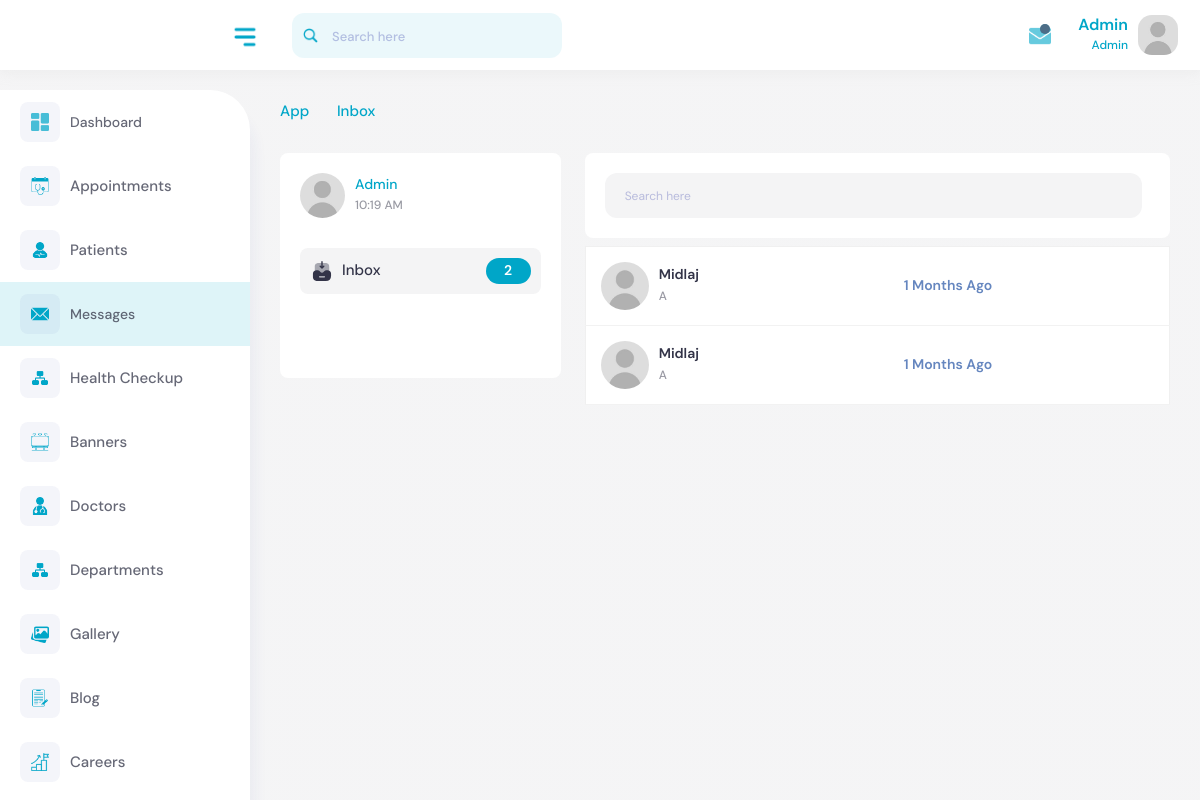
Screenshot of /account/messages/ (signed in) with the database file from the repository.
### core/models.py (models this page shows, shortened)
class Message(models.Model):
    name = models.CharField(max_length=100)
    email = models.EmailField()
    phone_number = models.CharField(max_length=15)
    content = models.TextField()
    created_at = models.DateTimeField(auto_now_add=True)
    slug = models.SlugField(unique=True, blank=True)

### core/views.py (the view)
# urls.py: path('account/messages/', views.messages, name='messages'),
@login_required(login_url='login')
def messages(request):
    try:
        profile = Summary.objects.get(user=request.user)
    except ObjectDoesNotExist:
        msg.error(request,'Profile does not exist. You cannot access here.')
        return redirect('login')
    if profile:
        if profile.role == 'hr':
            return redirect('hr_dashboard')
        elif profile.role == 'media':
            return redirect('media_dashboard')  # Correctly redirect to media dashboard
        elif profile.role not in ['frontdesk', 'admin']:
            return redirect('homepage')
    else:
        return redirect('homepage')
    inbox = Message.objects.all().order_by('-created_at')
    inbox_count = Message.objects.all().count()
    now = datetime.datetime.now().strftime('%I:%M %p')
    context = {'inbox': inbox, 'now':now, 'inbox_count': inbox_count}
    return render(request, 'backend/messages.html', context)

### templates/backend/messages.html (shortened to what this page needs)
{% extends 'backend/base.html' %}
{% load static %}
{% block content %}
<div class="content">
    <div class="page-header">
        <div class="row">
            <div class="col-sm-12">
                <ul class="breadcrumb">
                    <li class="breadcrumb-item"><a href="#">App </a></li>
                    <li class="breadcrumb-item"><i class="feather-chevron-right"></i></li>
                    <li class="breadcrumb-item active">Inbox</li>
                </ul>
            </div>
        </div>
    </div>
    <div class="row">
        <div style="max-height: 250px;" class="col-xl-4 d-flex">
            <div class="card chat-box">
                <div class="chat-widgets">
                    <div class="chat-user-group d-flex align-items-center">
                        <div class="img-users call-user">
                            <img src="{% static 'img/user.jpg' %}" alt="img" />
                        </div>
                        <div class="chat-users user-main">
                            <div class="user-titles user-head-compse">
                                <h5>Admin</h5>
                                <div class="chat-user-time">
                                    <p>{{now}}</p>
                                </div>
                            </div>
                        </div>
                    </div>
                    <div class="email-menu-blk">
                        <ul>
                            <li class="active">
                                <a href="javascript:;"><img src="{% static 'img/icons/inbox.svg' %}" class="me-2" alt="img" />Inbox<span class="comman-flex">{{inbox_count}}</span></a>
                            </li>
                        </ul>
                    </div>
                </div>
            </div>
        </div>
        <div class="col-xl-8">
            <div class="card chat-box mb-2">
                <div class="w-100 chat-search-group">
                    <div class="w-100 chat-user-group mb-0 d-flex align-items-center">
                        <div class="w-100 top-liv-search top-chat-search top-action-search">
                            <form class="w-100">
                                <div class="w-100 chat-search mb-0">
                                    <div class="w-100 input-block me-2 mb-0">
                                        <input id="searchInput" type="text" class="w-100 form-control" placeholder="Search here" />
                                    </div>
                                </div>
                            </form>
                        </div>
                    </div>
                </div>
            </div>
            <div class="email-content">
                <div class="table-responsive">
                    <table class="table table-inbox table-hover">
                        <tbody id="inboxTableBody">
                            {% for message in inbox %}
                            <tr class="unread clickable-row" data-href="#">
                                <td class="name">
                                    <a href="{% url 'message' message.slug %}">
                                        <div class="email-img-blk">
                                            <div class="email-img">
                                                <img src="{% static 'img/user.jpg' %}" alt="img" />
                                            </div>
                                            <div class="send-user">
                                                <h4>{{message.name}}</h4>
                                                <p class="message-content">{{ message.content }}</p>
                                            </div>
                                        </div>
                                    </a>
                                </td>
                                <td class="mail-date" data-created-at="{{ message.created_at|date:'c' }}"></td>
                            </tr>
                            {% endfor %}
                        </tbody>
                    </table>
                </div>
            </div>
        </div>
    </div>
</div>
{% endblock content %}

### templates/backend/base.html (shortened to what this page needs)
<!DOCTYPE html>
{% load static %}
<html lang="en">
    <head>
        <link rel="stylesheet" type="text/css" href="{% static 'css/bootstrap.min.css' %}" />
        <link rel="stylesheet" href="{% static 'plugins/fontawesome/css/fontawesome.min.css' %}" />
        <link rel="stylesheet" href="{% static 'plugins/fontawesome/css/all.min.css' %}" />
        <link rel="stylesheet" type="text/css" href="{% static 'css/select2.min.css' %}" />
        <link rel="stylesheet" href="{% static 'plugins/datatables/datatables.min.css' %}" />
        <link rel="stylesheet" href="{% static 'css/feather.css' %}" />
        <link rel="stylesheet" type="text/css" href="{% static 'css/style.css' %}" />
    </head>
    <body>
        <div class="main-wrapper">
            <div class="header">
                <div class="header-left">
                    <a href="{% url 'dashboard' %}" class="logo"> <img src="{% static 'img/logo.png' %}" style="width: 180px" class="img-fluid" alt /> </a>
                </div>
                <a id="toggle_btn" href="javascript:void(0);"><img src="{% static 'img/icons/menu.png' %}" style="width: 30px;" alt /></a>
                <div class="top-nav-search mob-view">
                    <form>
                        <input type="text" class="form-control" placeholder="Search here" />
                        <a class="btn"><img src="{% static 'img/icons/search.png' %}" style="width: 15px;" alt /></a>
                    </form>
                </div>
                <ul class="nav user-menu float-end">
                    <li class="nav-item dropdown d-none d-md-block">
                        <a href="#" class="dropdown-toggle nav-link" data-bs-toggle="dropdown">
                            <img src="{% static 'img/icons/email.png' %}" style="width: 22px;" alt />
                            <span class="pulse"></span>
                        </a>
                    </li>
                    <li class="nav-item dropdown has-arrow user-profile-list">
                        <a href="#" class="dropdown-toggle nav-link user-link" data-bs-toggle="dropdown">
                            <div class="user-names">
                                <h5 style="text-transform: capitalize;">{{request.user.username}}</h5>
                                <span>Admin</span>
                            </div>
                            <span class="user-img">
                                <img src="{% static 'img/user.jpg' %}" alt="Admin" />
                            </span>
                        </a>
                    </li>
                </ul>
            </div>
            <div class="sidebar" id="sidebar">
                <div class="sidebar-inner slimscroll">
                    <div id="sidebar-menu" class="sidebar-menu">
                        <ul class="main">
                            <div class="sidebar__box dashboard_sidebar">
                                <a href="{% url 'dashboard' %}">
                                    <span class="menu-side"><img src="{% static 'img/icons/dashboard.png' %}" style="width: 18px;" alt /></span> <span> Dashboard </span>
                                </a>
                            </div>
                            <li class="submenu appointment_sidebar">
                                <a href="#">
                                    <span class="menu-side"><img src="{% static 'img/icons/appointment.png' %}" style="width: 18px;" alt /></span> <span> Appointments </span> <span class="menu-arrow"></span>
                                </a>
                            </li>
                            <li class="submenu patients_sidebar">
                                <a href="#">
                                    <span class="menu-side"><img src="{% static 'img/icons/healthy.png' %}" style="width: 18px;" alt /></span> <span>Patients </span> <span class="menu-arrow"></span>
                                </a>
                            </li>
                            <div class="sidebar__box messages_sidebar">
                                <a href="{% url 'messages' %}">
                                    <span class="menu-side"><img src="{% static 'img/icons/message.png' %}" style="width: 18px;" alt /></span> <span> Messages </span>
                                </a>
                            </div>
                            <li class="submenu health_checkup_sidebar">
                                <a href="#">
                                    <span class="menu-side"><img src="{% static 'img/icons/department.png' %}" style="width: 18px;" alt /></span> <span> Health Checkup </span> <span class="menu-arrow"></span>
                                </a>
                            </li>
                            <li class="submenu banner_sidebar">
                                <a href="#">
                                    <span class="menu-side"><img src="{% static 'img/icons/banner.png' %}" style="width: 18px;" alt /></span> <span> Banners </span> <span class="menu-arrow"></span>
                                </a>
                            </li>
                            <li class="submenu doctor_sidebar">
                                <a href="#">
                                    <span class="menu-side"><img src="{% static 'img/icons/doctor.png' %}" style="width: 18px;" alt /></span> <span> Doctors </span> <span class="menu-arrow"></span>
                                </a>
                            </li>
                            <li class="submenu department_sidebar">
                                <a href="#">
                                    <span class="menu-side"><img src="{% static 'img/icons/department.png' %}" style="width: 18px;" alt /></span> <span> Departments </span> <span class="menu-arrow"></span>
                                </a>
                            </li>
                            <li class="submenu gallery_sidebar">
                                <a href="#">
                                    <span class="menu-side"><img src="{% static 'img/icons/gallery.png' %}" style="width: 18px;" alt /></span> <span> Gallery</span> <span class="menu-arrow"></span>
                                </a>
                            </li>
                            <li class="submenu blogs_sidebar">
                                <a href="#">
                                    <span class="menu-side"><img src="{% static 'img/icons/blog.png' %}" style="width: 18px;" alt /></span> <span> Blog</span> <span class="menu-arrow"></span>
                                </a>
                            </li>
                            <li class="submenu career_sidebar">
                                <a href="#">
                                    <span class="menu-side"><img src="{% static 'img/icons/career.png' %}" style="width: 18px;" alt /></span> <span> Careers</span> <span class="menu-arrow"></span>
                                </a>
                            </li>
                            <div class="sidebar__box notifications_sidebar">
                            </div>
                        </ul>
                    </div>
                </div>
            </div>
            <div class="page-wrapper">
                {% block content %}
                {% endblock content %}
            </div>
        </div>
        <script src="{% static 'cdn-cgi/scripts/7d0fa10a/cloudflare-static/rocket-loader.min.js' %}" data-cf-settings="0809f830a9a7270f0d91c883-|49" defer></script></body>
    </body>
</html>

### static/css/feather.css (style rules this page uses)
[class^="feather-"], [class*=" feather-"] { font-family: 'feather' !important; speak: none; font-style: normal; font-weight: normal; font-variant: normal; text-transform: none; line-height: 1; -webkit-font-smoothing: antialiased; -moz-osx-font-smoothing: grayscale; }
.feather-chevron-right:before { content: "\e930"; }

### rows the page displays
Message: name "Midlaj", content "A"
Message: name "Midlaj", content "A"

### other values shown
{{ request.user.username }} "Admin"
{{ now }} "10:19 AM"
{{ inbox_count }} "2"
